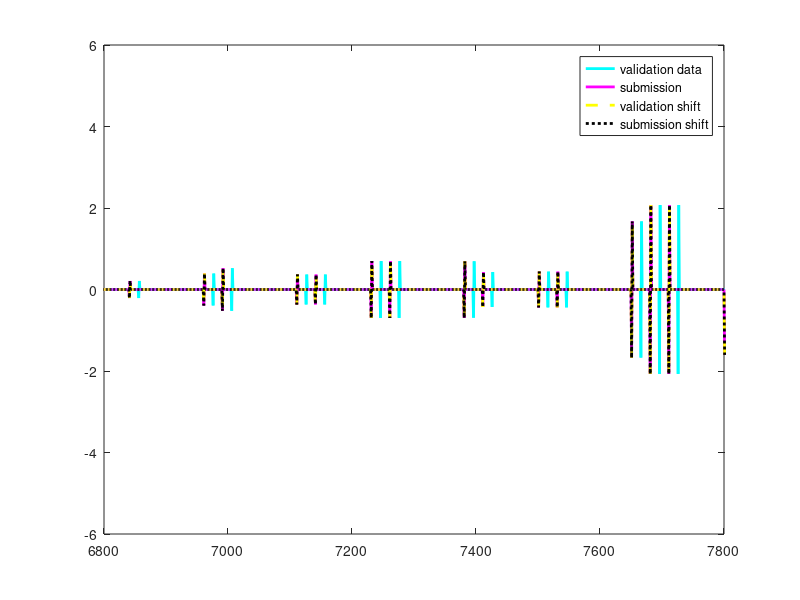

Write MATLAB code to recreate this figure.

load('AzBio_3sent_validation.mat')

% defaultData = elData(1,:);
% temp = [ones(1,15) elData(1,1:end-15)];

% defaultData = elData(1,:);
% temp = [ones(1,15) elData(1,:)];

temp = elData(1,:);
defaultData = [ones(1,15) elData(1,:)];


if length(defaultData) == length(temp)    
    a = defaultData;
    b = temp;
elseif length(defaultData) > length(temp)
    a = defaultData;
    b = [temp zeros(1,length(defaultData)-length(temp))];    
else
    a = [defaultData zeros(1,length(temp)-length(defaultData))];
    b = temp;
end

[r,lags] = xcorr(a,b);
peakInd = lags(abs(r)==max(abs(r)));



if peakInd == 0
    c = defaultData;
    d = temp;
elseif peakInd > 0
    c = defaultData(peakInd+1:end);
    d = temp(1:length(c));
   
else   
    d = temp(abs(peakInd)+1:end);
    c = defaultData(1:length(d));
end

plot([0:length(a)-1],a,'LineWidth',2,'Color','c')
hold on
plot([0:length(b)-1],b,'LineWidth',2,'Color','m')

plot([0:length(c)-1],c,'--','LineWidth',2,'Color','y')
plot([0:length(d)-1],d,':','LineWidth',2,'Color','k')
hold off

legend({'validation data','submission','validation shift','submission shift'})

xlim([6800 7800])


outputDifferences = sum(abs(c-d));